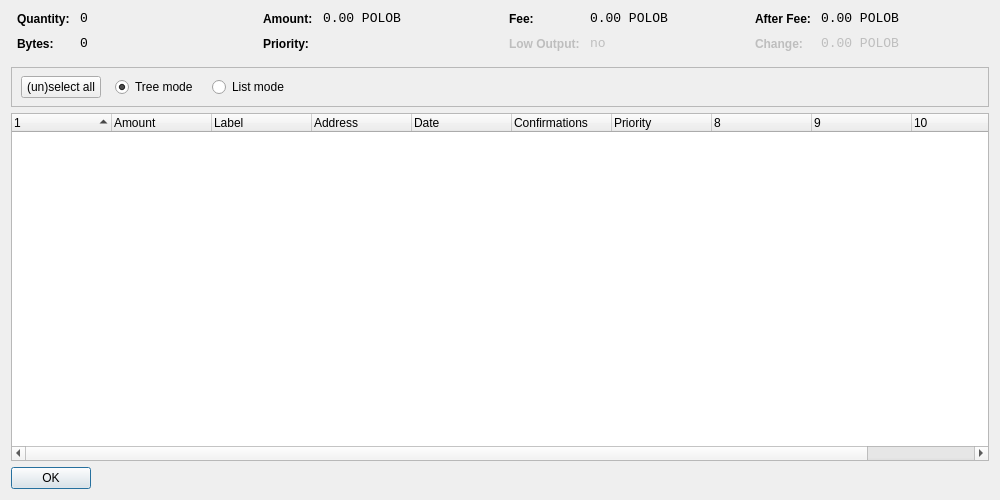
<?xml version="1.0" encoding="UTF-8"?>
<ui version="4.0">
 <class>CoinControlDialog</class>
 <widget class="QDialog" name="CoinControlDialog">
  <property name="geometry">
   <rect>
    <x>0</x>
    <y>0</y>
    <width>1000</width>
    <height>500</height>
   </rect>
  </property>
  <property name="windowTitle">
   <string>Coin Control</string>
  </property>
  <property name="styleSheet">
   <string notr="true">background-image: url(:/images/bg);</string>
  </property>
  <layout class="QVBoxLayout" name="verticalLayout">
   <item>
    <layout class="QHBoxLayout" name="horizontalLayoutTop" stretch="0,0,0,0">
     <property name="topMargin">
      <number>0</number>
     </property>
     <property name="bottomMargin">
      <number>10</number>
     </property>
     <item>
      <layout class="QFormLayout" name="formLayoutCoinControl1">
       <property name="horizontalSpacing">
        <number>10</number>
       </property>
       <property name="verticalSpacing">
        <number>10</number>
       </property>
       <property name="leftMargin">
        <number>6</number>
       </property>
       <property name="rightMargin">
        <number>6</number>
       </property>
       <item row="0" column="0">
        <widget class="QLabel" name="labelCoinControlQuantityText">
         <property name="styleSheet">
          <string notr="true">font-weight:bold;</string>
         </property>
         <property name="text">
          <string>Quantity:</string>
         </property>
        </widget>
       </item>
       <item row="0" column="1">
        <widget class="QLabel" name="labelCoinControlQuantity">
         <property name="font">
          <font>
           <family>Monospace</family>
           <pointsize>10</pointsize>
          </font>
         </property>
         <property name="cursor">
          <cursorShape>IBeamCursor</cursorShape>
         </property>
         <property name="contextMenuPolicy">
          <enum>Qt::ActionsContextMenu</enum>
         </property>
         <property name="text">
          <string notr="true">0</string>
         </property>
         <property name="textInteractionFlags">
          <set>Qt::LinksAccessibleByMouse|Qt::TextSelectableByKeyboard|Qt::TextSelectableByMouse</set>
         </property>
        </widget>
       </item>
       <item row="1" column="0">
        <widget class="QLabel" name="labelCoinControlBytesText">
         <property name="styleSheet">
          <string notr="true">font-weight:bold;</string>
         </property>
         <property name="text">
          <string>Bytes:</string>
         </property>
        </widget>
       </item>
       <item row="1" column="1">
        <widget class="QLabel" name="labelCoinControlBytes">
         <property name="font">
          <font>
           <family>Monospace</family>
           <pointsize>10</pointsize>
          </font>
         </property>
         <property name="cursor">
          <cursorShape>IBeamCursor</cursorShape>
         </property>
         <property name="contextMenuPolicy">
          <enum>Qt::ActionsContextMenu</enum>
         </property>
         <property name="text">
          <string notr="true">0</string>
         </property>
         <property name="textInteractionFlags">
          <set>Qt::LinksAccessibleByMouse|Qt::TextSelectableByKeyboard|Qt::TextSelectableByMouse</set>
         </property>
        </widget>
       </item>
      </layout>
     </item>
     <item>
      <layout class="QFormLayout" name="formLayoutCoinControl2">
       <property name="horizontalSpacing">
        <number>10</number>
       </property>
       <property name="verticalSpacing">
        <number>10</number>
       </property>
       <property name="leftMargin">
        <number>6</number>
       </property>
       <property name="rightMargin">
        <number>6</number>
       </property>
       <item row="0" column="0">
        <widget class="QLabel" name="labelCoinControlAmountText">
         <property name="styleSheet">
          <string notr="true">font-weight:bold;</string>
         </property>
         <property name="text">
          <string>Amount:</string>
         </property>
        </widget>
       </item>
       <item row="0" column="1">
        <widget class="QLabel" name="labelCoinControlAmount">
         <property name="font">
          <font>
           <family>Monospace</family>
           <pointsize>10</pointsize>
          </font>
         </property>
         <property name="cursor">
          <cursorShape>IBeamCursor</cursorShape>
         </property>
         <property name="contextMenuPolicy">
          <enum>Qt::ActionsContextMenu</enum>
         </property>
         <property name="text">
          <string notr="true">0.00 POLOB</string>
         </property>
         <property name="textInteractionFlags">
          <set>Qt::LinksAccessibleByMouse|Qt::TextSelectableByKeyboard|Qt::TextSelectableByMouse</set>
         </property>
        </widget>
       </item>
       <item row="1" column="0">
        <widget class="QLabel" name="labelCoinControlPriorityText">
         <property name="styleSheet">
          <string notr="true">font-weight:bold;</string>
         </property>
         <property name="text">
          <string>Priority:</string>
         </property>
        </widget>
       </item>
       <item row="1" column="1">
        <widget class="QLabel" name="labelCoinControlPriority">
         <property name="font">
          <font>
           <family>Monospace</family>
           <pointsize>10</pointsize>
          </font>
         </property>
         <property name="cursor">
          <cursorShape>IBeamCursor</cursorShape>
         </property>
         <property name="contextMenuPolicy">
          <enum>Qt::ActionsContextMenu</enum>
         </property>
         <property name="text">
          <string/>
         </property>
         <property name="textInteractionFlags">
          <set>Qt::LinksAccessibleByMouse|Qt::TextSelectableByKeyboard|Qt::TextSelectableByMouse</set>
         </property>
        </widget>
       </item>
      </layout>
     </item>
     <item>
      <layout class="QFormLayout" name="formLayoutCoinControl3">
       <property name="horizontalSpacing">
        <number>10</number>
       </property>
       <property name="verticalSpacing">
        <number>10</number>
       </property>
       <property name="leftMargin">
        <number>6</number>
       </property>
       <property name="rightMargin">
        <number>6</number>
       </property>
       <item row="0" column="0">
        <widget class="QLabel" name="labelCoinControlFeeText">
         <property name="styleSheet">
          <string notr="true">font-weight:bold;</string>
         </property>
         <property name="text">
          <string>Fee:</string>
         </property>
        </widget>
       </item>
       <item row="0" column="1">
        <widget class="QLabel" name="labelCoinControlFee">
         <property name="font">
          <font>
           <family>Monospace</family>
           <pointsize>10</pointsize>
          </font>
         </property>
         <property name="cursor">
          <cursorShape>IBeamCursor</cursorShape>
         </property>
         <property name="contextMenuPolicy">
          <enum>Qt::ActionsContextMenu</enum>
         </property>
         <property name="text">
          <string notr="true">0.00 POLOB</string>
         </property>
         <property name="textInteractionFlags">
          <set>Qt::LinksAccessibleByMouse|Qt::TextSelectableByKeyboard|Qt::TextSelectableByMouse</set>
         </property>
        </widget>
       </item>
       <item row="1" column="0">
        <widget class="QLabel" name="labelCoinControlLowOutputText">
         <property name="enabled">
          <bool>false</bool>
         </property>
         <property name="styleSheet">
          <string notr="true">font-weight:bold;</string>
         </property>
         <property name="text">
          <string>Low Output:</string>
         </property>
        </widget>
       </item>
       <item row="1" column="1">
        <widget class="QLabel" name="labelCoinControlLowOutput">
         <property name="enabled">
          <bool>false</bool>
         </property>
         <property name="font">
          <font>
           <family>Monospace</family>
           <pointsize>10</pointsize>
          </font>
         </property>
         <property name="cursor">
          <cursorShape>IBeamCursor</cursorShape>
         </property>
         <property name="contextMenuPolicy">
          <enum>Qt::ActionsContextMenu</enum>
         </property>
         <property name="text">
          <string notr="true">no</string>
         </property>
         <property name="textInteractionFlags">
          <set>Qt::LinksAccessibleByMouse|Qt::TextSelectableByKeyboard|Qt::TextSelectableByMouse</set>
         </property>
        </widget>
       </item>
      </layout>
     </item>
     <item>
      <layout class="QFormLayout" name="formLayoutCoinControl4">
       <property name="horizontalSpacing">
        <number>10</number>
       </property>
       <property name="verticalSpacing">
        <number>10</number>
       </property>
       <property name="leftMargin">
        <number>6</number>
       </property>
       <property name="rightMargin">
        <number>6</number>
       </property>
       <item row="0" column="0">
        <widget class="QLabel" name="labelCoinControlAfterFeeText">
         <property name="styleSheet">
          <string notr="true">font-weight:bold;</string>
         </property>
         <property name="text">
          <string>After Fee:</string>
         </property>
        </widget>
       </item>
       <item row="0" column="1">
        <widget class="QLabel" name="labelCoinControlAfterFee">
         <property name="font">
          <font>
           <family>Monospace</family>
           <pointsize>10</pointsize>
          </font>
         </property>
         <property name="cursor">
          <cursorShape>IBeamCursor</cursorShape>
         </property>
         <property name="contextMenuPolicy">
          <enum>Qt::ActionsContextMenu</enum>
         </property>
         <property name="text">
          <string notr="true">0.00 POLOB</string>
         </property>
         <property name="textInteractionFlags">
          <set>Qt::LinksAccessibleByMouse|Qt::TextSelectableByKeyboard|Qt::TextSelectableByMouse</set>
         </property>
        </widget>
       </item>
       <item row="1" column="0">
        <widget class="QLabel" name="labelCoinControlChangeText">
         <property name="enabled">
          <bool>false</bool>
         </property>
         <property name="styleSheet">
          <string notr="true">font-weight:bold;</string>
         </property>
         <property name="text">
          <string>Change:</string>
         </property>
        </widget>
       </item>
       <item row="1" column="1">
        <widget class="QLabel" name="labelCoinControlChange">
         <property name="enabled">
          <bool>false</bool>
         </property>
         <property name="font">
          <font>
           <family>Monospace</family>
           <pointsize>10</pointsize>
          </font>
         </property>
         <property name="cursor">
          <cursorShape>IBeamCursor</cursorShape>
         </property>
         <property name="contextMenuPolicy">
          <enum>Qt::ActionsContextMenu</enum>
         </property>
         <property name="text">
          <string notr="true">0.00 POLOB</string>
         </property>
         <property name="textInteractionFlags">
          <set>Qt::LinksAccessibleByMouse|Qt::TextSelectableByKeyboard|Qt::TextSelectableByMouse</set>
         </property>
        </widget>
       </item>
      </layout>
     </item>
    </layout>
   </item>
   <item>
    <widget class="QFrame" name="frame">
     <property name="minimumSize">
      <size>
       <width>0</width>
       <height>40</height>
      </size>
     </property>
     <property name="frameShape">
      <enum>QFrame::StyledPanel</enum>
     </property>
     <property name="frameShadow">
      <enum>QFrame::Sunken</enum>
     </property>
     <widget class="QWidget" name="horizontalLayoutWidget">
      <property name="geometry">
       <rect>
        <x>10</x>
        <y>0</y>
        <width>781</width>
        <height>41</height>
       </rect>
      </property>
      <layout class="QHBoxLayout" name="horizontalLayoutPanel" stretch="0,0,0,0">
       <property name="spacing">
        <number>14</number>
       </property>
       <item>
        <widget class="QPushButton" name="pushButtonSelectAll">
         <property name="sizePolicy">
          <sizepolicy hsizetype="Maximum" vsizetype="Fixed">
           <horstretch>0</horstretch>
           <verstretch>0</verstretch>
          </sizepolicy>
         </property>
         <property name="text">
          <string>(un)select all</string>
         </property>
        </widget>
       </item>
       <item>
        <widget class="QRadioButton" name="radioTreeMode">
         <property name="sizePolicy">
          <sizepolicy hsizetype="Maximum" vsizetype="Fixed">
           <horstretch>0</horstretch>
           <verstretch>0</verstretch>
          </sizepolicy>
         </property>
         <property name="text">
          <string>Tree mode</string>
         </property>
         <property name="checked">
          <bool>true</bool>
         </property>
        </widget>
       </item>
       <item>
        <widget class="QRadioButton" name="radioListMode">
         <property name="sizePolicy">
          <sizepolicy hsizetype="Maximum" vsizetype="Fixed">
           <horstretch>0</horstretch>
           <verstretch>0</verstretch>
          </sizepolicy>
         </property>
         <property name="text">
          <string>List mode</string>
         </property>
        </widget>
       </item>
       <item>
        <spacer name="horizontalSpacer">
         <property name="orientation">
          <enum>Qt::Horizontal</enum>
         </property>
         <property name="sizeHint" stdset="0">
          <size>
           <width>40</width>
           <height>20</height>
          </size>
         </property>
        </spacer>
       </item>
      </layout>
     </widget>
    </widget>
   </item>
   <item>
    <widget class="CoinControlTreeWidget" name="treeWidget">
     <property name="contextMenuPolicy">
      <enum>Qt::CustomContextMenu</enum>
     </property>
     <property name="sortingEnabled">
      <bool>false</bool>
     </property>
     <property name="columnCount">
      <number>11</number>
     </property>
     <attribute name="headerShowSortIndicator" stdset="0">
      <bool>true</bool>
     </attribute>
     <attribute name="headerStretchLastSection">
      <bool>false</bool>
     </attribute>
     <column>
      <property name="text">
       <string/>
      </property>
     </column>
     <column>
      <property name="text">
       <string>Amount</string>
      </property>
     </column>
     <column>
      <property name="text">
       <string>Label</string>
      </property>
     </column>
     <column>
      <property name="text">
       <string>Address</string>
      </property>
     </column>
     <column>
      <property name="text">
       <string>Date</string>
      </property>
     </column>
     <column>
      <property name="text">
       <string>Confirmations</string>
      </property>
      <property name="toolTip">
       <string>Confirmed</string>
      </property>
     </column>
     <column>
      <property name="text">
       <string>Priority</string>
      </property>
     </column>
     <column>
      <property name="text">
       <string/>
      </property>
     </column>
     <column>
      <property name="text">
       <string/>
      </property>
     </column>
     <column>
      <property name="text">
       <string/>
      </property>
     </column>
     <column>
      <property name="text">
       <string/>
      </property>
     </column>
    </widget>
   </item>
   <item>
    <widget class="QDialogButtonBox" name="buttonBox">
     <property name="sizePolicy">
      <sizepolicy hsizetype="Maximum" vsizetype="Fixed">
       <horstretch>0</horstretch>
       <verstretch>0</verstretch>
      </sizepolicy>
     </property>
     <property name="orientation">
      <enum>Qt::Horizontal</enum>
     </property>
     <property name="standardButtons">
      <set>QDialogButtonBox::Ok</set>
     </property>
    </widget>
   </item>
  </layout>
 </widget>
 <customwidgets>
  <customwidget>
   <class>CoinControlTreeWidget</class>
   <extends>QTreeWidget</extends>
   <header>coincontroltreewidget.h</header>
  </customwidget>
 </customwidgets>
 <resources/>
 <connections/>
</ui>
